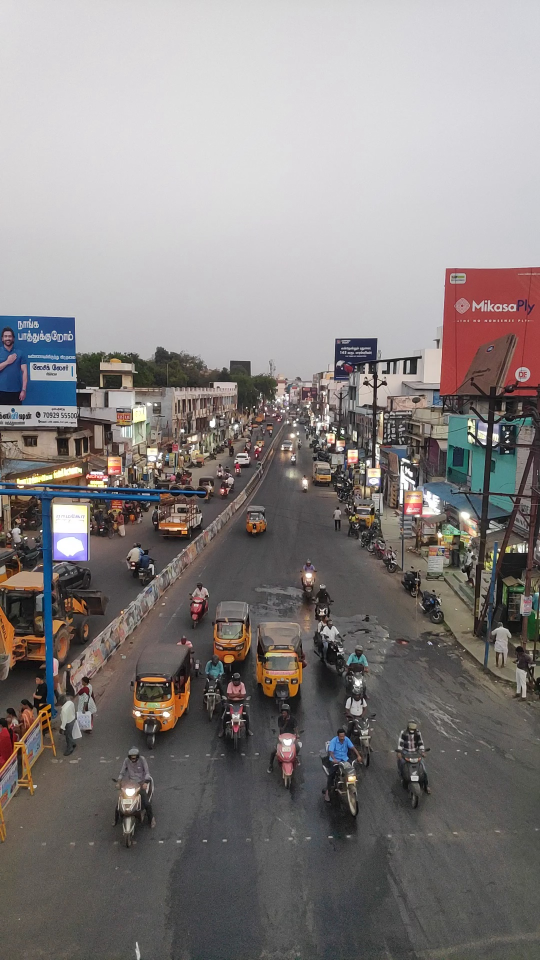
#> input picture Images/01/0.jpg, 1080 x 1920 px, given in place of road.mp4, which was not available (shown at 1/2 size)
$ python vehicle_count.py
#> lines starting #> are read from the running program, lines starting #| are printed output that depends on the picture; after the words box and inside, x2 and y2 are one past the last pixel; in counts of white or black regions, pixels touching at a corner belong together; pictures that were not available may be replaced by others from this repository, and a replacement may not be noted
### src/vision/lane_detection/final_lane_detection.py
import cv2
import numpy as np


def detect_lane(video_path):
#> called with video_path = 'data/videos/road.mp4'
    cap = cv2.VideoCapture(video_path)

    frame_count = 0
    all_lines = {'blue': [], 'red': [], 'green': []}

    # [40 lines left out: functions extend_line, compute_average_lane_lines, not called in this run]

    while cap.isOpened():
        ret, frame = cap.read()
#> frame is the input picture: shape (1920, 1080, 3); mean B, G, R 129.7, 130.5, 135.5
        if not ret:
            break

        frame = cv2.rotate(frame, cv2.ROTATE_90_CLOCKWISE)
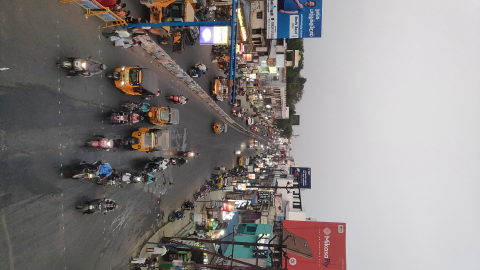
#> frame: shape (1080, 1920, 3) (shown at 1/4 size); mean B, G, R 129.7, 130.5, 135.5
        frame = cv2.resize(frame, (800, 600))
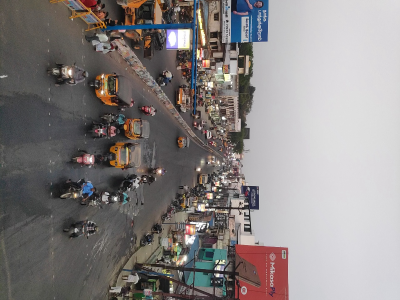
#> frame: shape (600, 800, 3) (shown at 1/2 size); mean B, G, R 129.6, 130.4, 135.5
        height, width = frame.shape[:2]

        gray = cv2.cvtColor(frame, cv2.COLOR_BGR2GRAY)
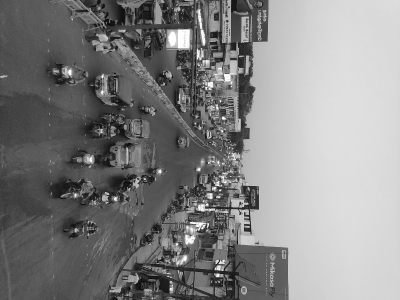
#> gray: shape (600, 800) (shown at 1/2 size); min 4, max 255, mean 131.8
        edges = cv2.Canny(gray, 50, 150, apertureSize=3)
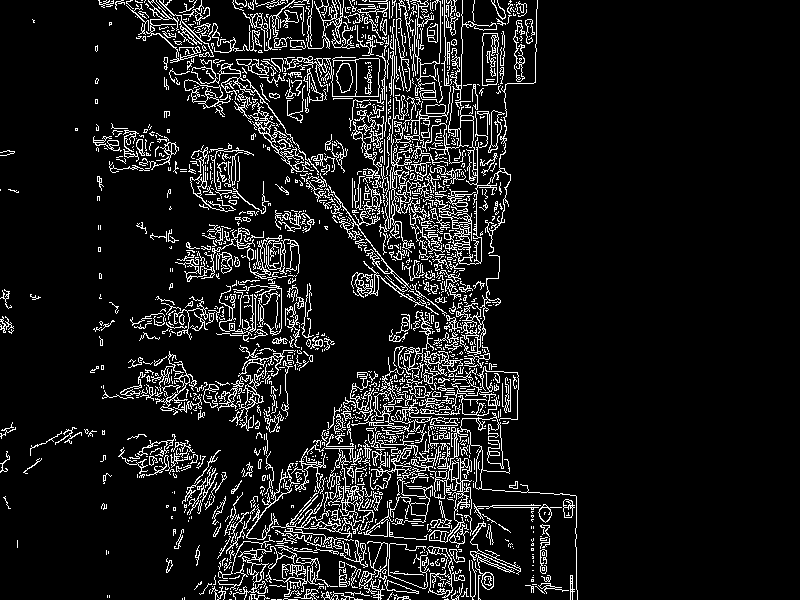
#> edges: shape (600, 800); 10% white in thin lines or dots, all inside (x1, y1, x2, y2) = (0, 0, 578, 600)

        if frame_count % 10 == 0:
            lines = cv2.HoughLinesP(edges, 1, np.pi/180, 100, minLineLength=100, maxLineGap=10)
#> lines = 95 rows, first 6: [308, 186, 435, 313], [451, 294, 451, 163], [388, 248, 392, 119], [456, 297, 458, 191], [355, 384, 492, 521], [242, 72, 470, 375]
            left_lane_lines, right_lane_lines, red_lane_lines = [], [], []

            if lines is not None:
                for line in lines:
                    x1, y1, x2, y2 = line[0]
                    slope = (y2 - y1) / (x2 - x1 + 1e-6)

                    if slope < -0.4:
                        left_lane_lines.append((x1, y1, x2, y2))
                    elif slope > 0.3:
                        right_lane_lines.append((x1, y1, x2, y2))
                    elif -0.1 <= slope <= 0.1:
                        red_lane_lines.append((x1, y1, x2, y2))
#> this loop made 95 passes
#> (x1, y1, x2, y2, slope) on passes 1 to 8: (308, 186, 435, 313, 1), (451, 294, 451, 163, -131000000), (388, 248, 392, 119, -32.25), (456, 297, 458, 191, -53), (355, 384, 492, 521, 1), (242, 72, 470, 375, 1.33), (444, 498, 444, 297, -201000000), (449, 499, 449, 308, -191000000)
#> after the loop, left_lane_lines = 61 items, first 6: (451, 294, 451, 163), (388, 248, 392, 119), (456, 297, 458, 191), (444, 498, 444, 297), (449, 499, 449, 308), (430, 496, 439, 328); red_lane_lines = []; right_lane_lines = 34 items, first 6: (308, 186, 435, 313), (355, 384, 492, 521), (242, 72, 470, 375), (411, 120, 447, 328), (401, 77, 415, 233), (437, 477, 449, 592)

            if left_lane_lines:
                all_lines['blue'].append(min(left_lane_lines, key=lambda line: min(line[0], line[2])))
            if red_lane_lines:
                all_lines['red'].append(min(red_lane_lines, key=lambda line: min(line[1], line[3])))
            if right_lane_lines:
                all_lines['green'].append(max(right_lane_lines, key=lambda line: max(line[0], line[2])))

        frame_count += 1

    final_lines = compute_average_lane_lines(all_lines)

    # [25 lines left out: function get_line_intersection, not called in this run]

    cap.set(cv2.CAP_PROP_POS_FRAMES, 0)  # Reset video to first frame
    ret, frame = cap.read()
    frame = cv2.rotate(frame, cv2.ROTATE_90_CLOCKWISE)
    frame = cv2.resize(frame, (800, 600))
    height, width = frame.shape[:2]

    for color, line in final_lines.items():
        x1, y1, x2, y2 = extend_line(*line, width, height)
        if color == 'blue':
            bx1, by1, bx2, by2 = x1, y1, x2, y2
        elif color == 'red':
            rx1, ry1, rx2, ry2 = x1, y1, x2, y2
        elif color == 'green':
            gx1, gy1, gx2, gy2 = x1, y1, x2, y2

    rmx, rmy = int((rx1+rx2)/2), int((ry1+ry2)/2)
    ix, iy = get_line_intersection(bx1, by1, bx2, by2, rx1, ry1, rx2, ry2)
    px, py = int((ix+rmx)/2), int((iy+rmy)/2)

    if bx1 < bx2:
        left = (bx1, by1)
    else:
        left = (bx2, by2)

    left = (bx1, by1) if bx1 < bx2 else (bx2, by2)
    right = (gx1, gy1) if gx1 > gx2 else (gx2, gy2)
    top = (px, py)


    return top, left, right

### src/vision/vehicle_count.py
import cv2 as cv
import numpy as np
import matplotlib.pyplot as plt
from src.vision.lane_detection.final_lane_detection import detect_lane
from src.vision.bg_subtractor import background_contour

# [28 lines left out: functions contours_detector, crop_image, not called in this run]

video_path = 'data/videos/road.mp4'
top, left, right = detect_lane(video_path)
back_countour = background_contour(video_path, top, left, right)

cap = cv.VideoCapture(video_path)

if not cap.isOpened():
    print("Error: Could not open video.")
    exit()

vehicle_counts = []
last_10_counts = []
frame_count = 0

while cap.isOpened():
    ret, frame = cap.read()
    if not ret:
        break

    frame = cv.rotate(frame, cv.ROTATE_90_CLOCKWISE)
    frame = cv.resize(frame, (800, 600))

    if frame_count % 10 == 0:

        # Draw ROI lines
        cv.line(frame, (top[0], top[1]), (left[0], left[1]), (255, 0, 0), 2)
        cv.line(frame, (top[0], top[1]), (right[0], right[1]), (0, 255, 0), 2)
        cv.circle(frame, (top[0], top[1]), 5, (255, 255, 255), -1)

        # Crop the region of interest (ROI)
        cropped_image = crop_image(frame, top, left, right)
        blank, count = contours_detector(cropped_image)

        # Store the vehicle count
        last_10_counts.append(count)
        if len(last_10_counts) > 10:
            last_10_counts.pop(0)

        # Compute moving average
        avg_vehicle_count = int(np.mean(last_10_counts))
        real_count = int((avg_vehicle_count-back_countour)/8)

        # Display vehicle Count
        cv.putText(frame, f'Vehicle Count: {real_count}', (20, 50), cv.FONT_HERSHEY_SIMPLEX, 0.7, (255, 0, 0), 2)
        vehicle_counts.append(real_count)

        cv.imshow("Vehicle Count", frame)

    frame_count += 1

    if cv.waitKey(1) & 0xFF == ord('q'):
        break

cap.release()
cv.destroyAllWindows()

# Plot the vehicle count over time
plt.figure(figsize=(10, 5))
plt.plot(vehicle_counts, marker='o')
plt.xlabel('Frame Count (per 5 frames')
plt.ylabel('Vehicle Count (Moving Average)')
plt.title('Vehicle Count Over Time')
plt.show()

$ run again, on Images/01/1.jpg
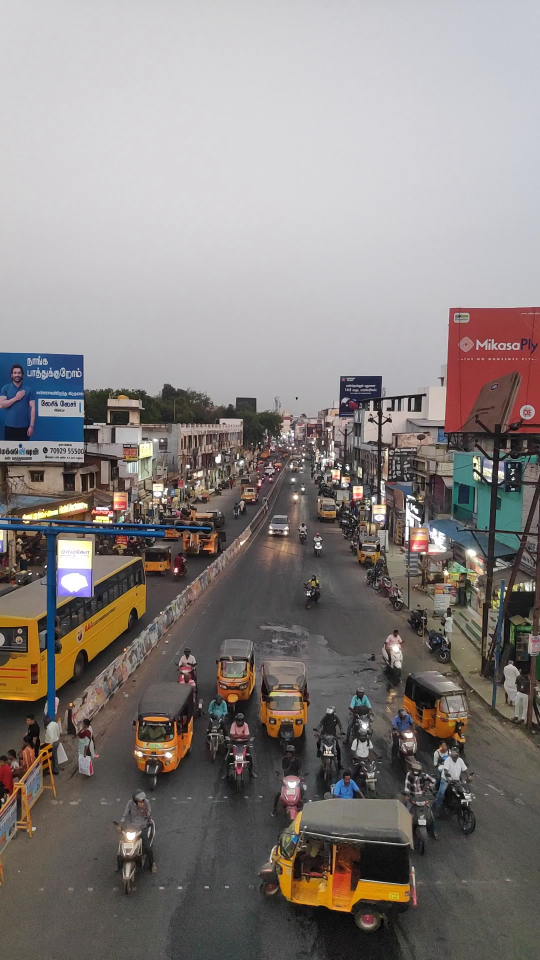
#> input picture Images/01/1.jpg, 1080 x 1920 px, given in place of road.mp4, which was not available (shown at 1/2 size)
#> in detect_lane, frame is the input picture: shape (1920, 1080, 3); mean B, G, R 128.2, 130.5, 136.5
#> in detect_lane, `gray = cv2.cvtColor(frame, cv2.COLOR_BGR2GRAY)`:
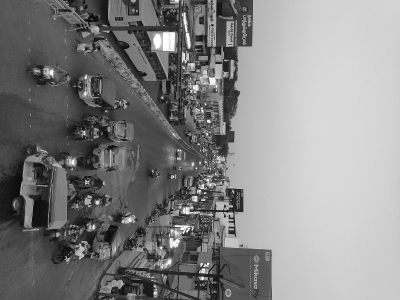
#> gray: shape (600, 800) (shown at 1/2 size); min 1, max 255, mean 131.9
#> in detect_lane, `edges = cv2.Canny(gray, 50, 150, apertureSize=3)`:
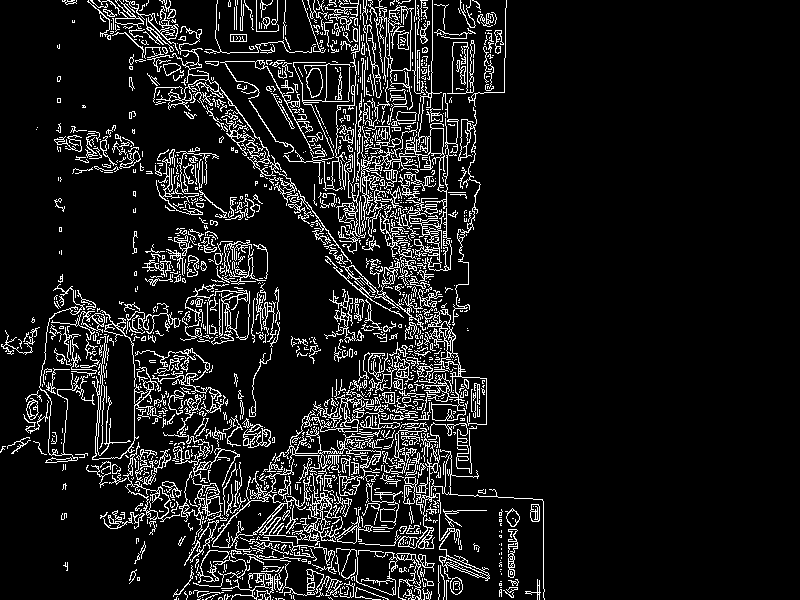
#> edges: shape (600, 800); 10.2% white in thin lines or dots, all inside (x1, y1, x2, y2) = (0, 0, 545, 600)
#> lines = 102 rows, first 6: [411, 86, 413, 201], [394, 324, 416, 504], [424, 468, 429, 198], [350, 283, 354, 162], [415, 486, 415, 151], [213, 79, 386, 308]
#> the loop in detect_lane, `for line in lines:` made 102 passes
#> (x1, y1, x2, y2, slope) on passes 1 to 8: (411, 86, 413, 201, 57.5), (394, 324, 416, 504, 8.18), (424, 468, 429, 198, -54), (350, 283, 354, 162, -30.25), (415, 486, 415, 151, -335000000), (213, 79, 386, 308, 1.32), (216, 123, 336, 243, 1), (405, 148, 408, 313, 55)
#> after the loop in detect_lane, `for line in lines:`: left_lane_lines = 54 items, first 6: (424, 468, 429, 198), (350, 283, 354, 162), (415, 486, 415, 151), (369, 235, 415, 48), (366, 330, 373, 230), (360, 477, 364, 371); red_lane_lines = []; right_lane_lines = 48 items, first 6: (411, 86, 413, 201), (394, 324, 416, 504), (213, 79, 386, 308), (216, 123, 336, 243), (405, 148, 408, 313), (396, 349, 418, 599)

$ run again, on Images/01/10.jpg
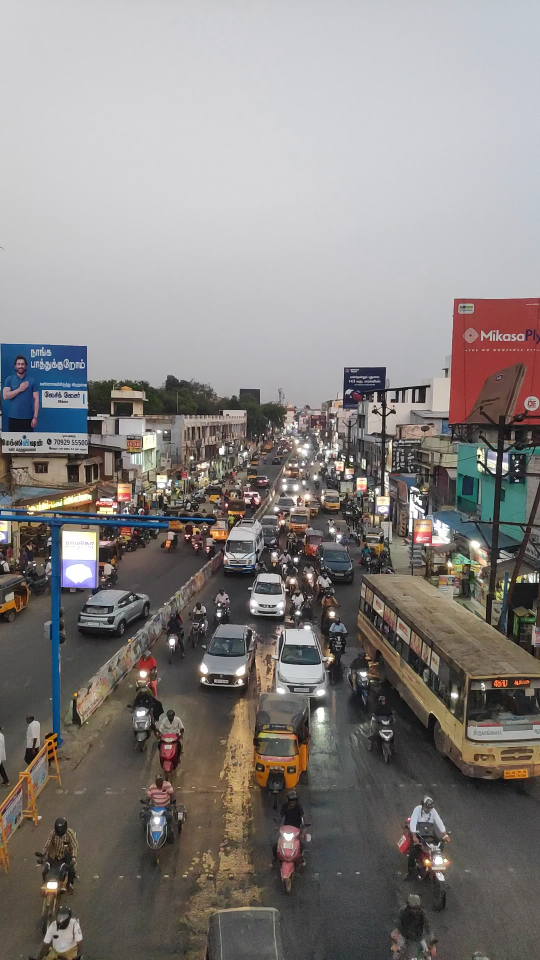
#> input picture Images/01/10.jpg, 1080 x 1920 px, given in place of road.mp4, which was not available (shown at 1/2 size)
#> in detect_lane, frame is the input picture: shape (1920, 1080, 3); mean B, G, R 129.1, 131.3, 135.7
#> in detect_lane, `gray = cv2.cvtColor(frame, cv2.COLOR_BGR2GRAY)`:
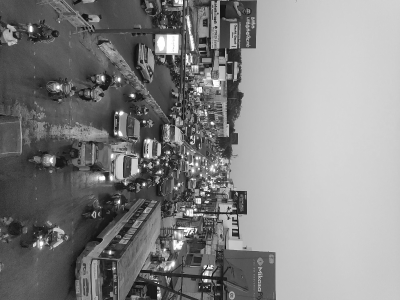
#> gray: shape (600, 800) (shown at 1/2 size); min 3, max 255, mean 132.3
#> in detect_lane, `edges = cv2.Canny(gray, 50, 150, apertureSize=3)`:
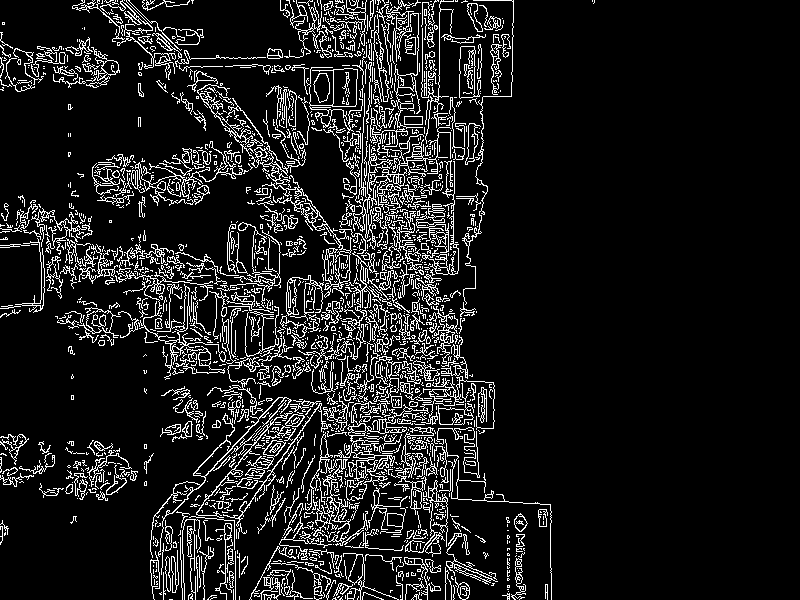
#> edges: shape (600, 800); 10.9% white in thin lines or dots, all inside (x1, y1, x2, y2) = (0, 0, 595, 600)
#> lines = 156 rows, first 6: [360, 346, 368, 194], [416, 340, 441, 539], [355, 290, 359, 170], [422, 382, 422, 156], [427, 413, 434, 204], [358, 263, 363, 117]
#> the loop in detect_lane, `for line in lines:` made 156 passes
#> (x1, y1, x2, y2, slope) on passes 1 to 3: (360, 346, 368, 194, -19), (416, 340, 441, 539, 7.96), (355, 290, 359, 170, -30)
#> after the loop in detect_lane, `for line in lines:`: left_lane_lines = 63 items, first 6: (360, 346, 368, 194), (355, 290, 359, 170), (422, 382, 422, 156), (427, 413, 434, 204), (358, 263, 363, 117), (293, 576, 321, 452); red_lane_lines = [(302, 52, 429, 41), (446, 497, 550, 505)]; right_lane_lines = 90 items, first 6: (416, 340, 441, 539), (368, 173, 381, 364), (382, 88, 394, 249), (411, 321, 427, 509), (223, 119, 465, 361), (211, 110, 335, 234)
